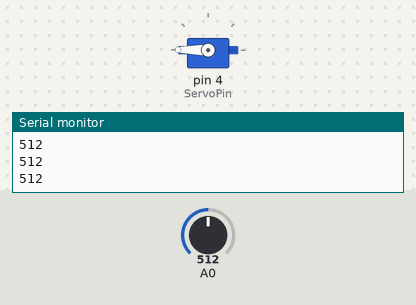
Simulated run of this sketch. Board: Arduino Uno, built with avr-gcc and run on an emulated ATmega328P. Parts: servo, the last lines printed to the serial monitor. The test bench sets the inputs (shaded band); at power-on: A0 = 512.

Above: at 1.2 s.
1.3 s: A0 set to 295
At 2.5 s:
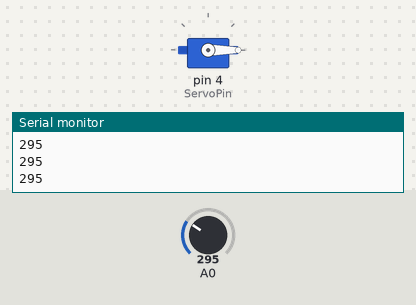
2.8 s: A0 set to 306
At 3.2 s:
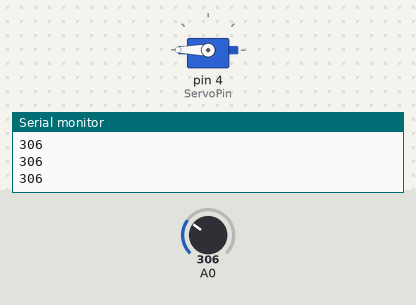
4.3 s: A0 set to 122
At 5.1 s:
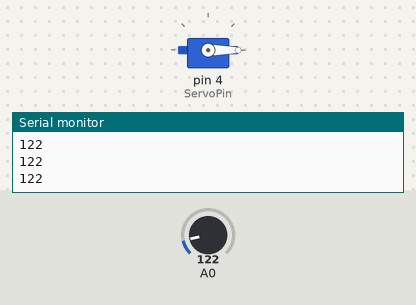
Timing chart, 0 to 7.3 s (numbered marks = the images above; inputs shaded):
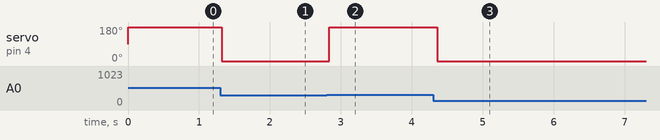

Measured:
- after the input at 1.3 s, servo on pin 4 (ServoPin): 180° → 0° at once
- after the input at 2.8 s, servo on pin 4 (ServoPin): 0° → 180° at once
- after the input at 4.3 s, servo on pin 4 (ServoPin): 180° → 0° after 0.06 s

The sketch:

Servo_With_Potentiometer.ino
```cpp
#include<Servo.h>
Servo Servo1;
const int ServoPin=4;
int pos = 0;
// the setup routine runs once when you press reset:
void setup() {
   Servo1.attach(ServoPin);
 // initialize serial communication at 9600 bits per second:
  Serial.begin(9600);
}

// the loop routine runs over and over again forever:
void loop() {
  int sensorValue = analogRead(A0);
if (sensorValue>305){
  pos = 180;
  }
  if (sensorValue<305){
  pos = 0;
  }
  if (sensorValue==305){
  pos = 90;
  }
  Serial.println(sensorValue);
  delay(1);
  Servo1.write(pos);
  delay(100);
}
```
